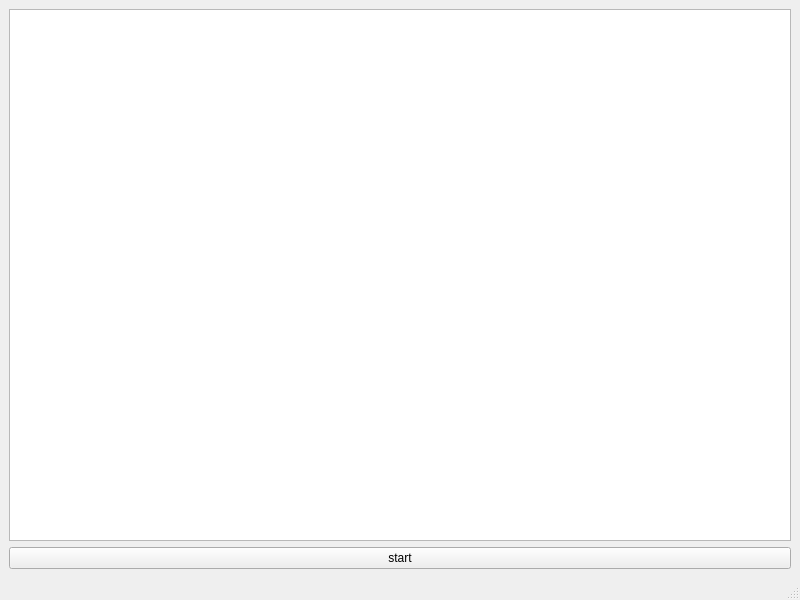
<?xml version="1.0" encoding="UTF-8"?>
<ui version="4.0">
 <class>MainWindow</class>
 <widget class="QMainWindow" name="MainWindow">
  <property name="geometry">
   <rect>
    <x>0</x>
    <y>0</y>
    <width>800</width>
    <height>600</height>
   </rect>
  </property>
  <property name="windowTitle">
   <string>MainWindow</string>
  </property>
  <widget class="QWidget" name="centralwidget">
   <layout class="QVBoxLayout" name="verticalLayout">
    <item>
     <widget class="QGraphicsView" name="graphicsView">
      <property name="minimumSize">
       <size>
        <width>100</width>
        <height>100</height>
       </size>
      </property>
      <property name="resizeAnchor">
       <enum>QGraphicsView::NoAnchor</enum>
      </property>
     </widget>
    </item>
    <item>
     <widget class="QPushButton" name="pushButton_start">
      <property name="text">
       <string>start</string>
      </property>
     </widget>
    </item>
   </layout>
  </widget>
  <widget class="QStatusBar" name="statusbar"/>
 </widget>
 <resources/>
 <connections/>
</ui>
